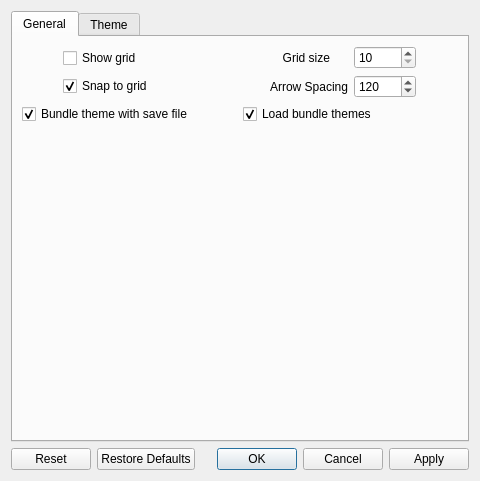
<?xml version="1.0" encoding="UTF-8"?>
<ui version="4.0">
 <class>PreferencesDialog</class>
 <widget class="QDialog" name="PreferencesDialog">
  <property name="geometry">
   <rect>
    <x>0</x>
    <y>0</y>
    <width>480</width>
    <height>481</height>
   </rect>
  </property>
  <property name="windowTitle">
   <string>Dialog</string>
  </property>
  <layout class="QVBoxLayout" name="verticalLayout">
   <item>
    <widget class="QTabWidget" name="tabWidget">
     <property name="sizePolicy">
      <sizepolicy hsizetype="Expanding" vsizetype="Expanding">
       <horstretch>0</horstretch>
       <verstretch>0</verstretch>
      </sizepolicy>
     </property>
     <property name="currentIndex">
      <number>0</number>
     </property>
     <widget class="QWidget" name="generalTab">
      <attribute name="title">
       <string>General</string>
      </attribute>
      <layout class="QVBoxLayout" name="verticalLayout_4">
       <item>
        <layout class="QHBoxLayout" name="horizontalLayout">
         <item>
          <layout class="QVBoxLayout" name="verticalLayout_3">
           <property name="sizeConstraint">
            <enum>QLayout::SizeConstraint::SetDefaultConstraint</enum>
           </property>
           <item>
            <widget class="QCheckBox" name="showGridCheckBox">
             <property name="maximumSize">
              <size>
               <width>160</width>
               <height>16777215</height>
              </size>
             </property>
             <property name="text">
              <string>Show grid</string>
             </property>
             <property name="autoExclusive">
              <bool>false</bool>
             </property>
            </widget>
           </item>
           <item>
            <widget class="QCheckBox" name="snapToGridCheckBox">
             <property name="maximumSize">
              <size>
               <width>160</width>
               <height>16777215</height>
              </size>
             </property>
             <property name="text">
              <string>Snap to grid</string>
             </property>
             <property name="checked">
              <bool>true</bool>
             </property>
             <property name="tristate">
              <bool>false</bool>
             </property>
            </widget>
           </item>
          </layout>
         </item>
         <item>
          <layout class="QGridLayout" name="gridLayout_2">
           <item row="0" column="1">
            <widget class="QSpinBox" name="gridSizeSpinBox">
             <property name="maximumSize">
              <size>
               <width>80</width>
               <height>16777215</height>
              </size>
             </property>
             <property name="minimum">
              <number>10</number>
             </property>
             <property name="maximum">
              <number>150</number>
             </property>
             <property name="singleStep">
              <number>10</number>
             </property>
            </widget>
           </item>
           <item row="0" column="0">
            <widget class="QLabel" name="label_6">
             <property name="sizePolicy">
              <sizepolicy hsizetype="Preferred" vsizetype="Preferred">
               <horstretch>0</horstretch>
               <verstretch>0</verstretch>
              </sizepolicy>
             </property>
             <property name="maximumSize">
              <size>
               <width>60</width>
               <height>30</height>
              </size>
             </property>
             <property name="text">
              <string>Grid size</string>
             </property>
             <property name="alignment">
              <set>Qt::AlignmentFlag::AlignRight|Qt::AlignmentFlag::AlignTrailing|Qt::AlignmentFlag::AlignVCenter</set>
             </property>
            </widget>
           </item>
           <item row="1" column="0">
            <widget class="QLabel" name="label">
             <property name="maximumSize">
              <size>
               <width>100</width>
               <height>30</height>
              </size>
             </property>
             <property name="text">
              <string>Arrow Spacing</string>
             </property>
             <property name="alignment">
              <set>Qt::AlignmentFlag::AlignRight|Qt::AlignmentFlag::AlignTrailing|Qt::AlignmentFlag::AlignVCenter</set>
             </property>
            </widget>
           </item>
           <item row="1" column="1">
            <widget class="QSpinBox" name="arrowSpacingSpinBox">
             <property name="maximumSize">
              <size>
               <width>80</width>
               <height>16777215</height>
              </size>
             </property>
             <property name="minimum">
              <number>60</number>
             </property>
             <property name="maximum">
              <number>300</number>
             </property>
             <property name="singleStep">
              <number>10</number>
             </property>
             <property name="value">
              <number>120</number>
             </property>
            </widget>
           </item>
          </layout>
         </item>
        </layout>
       </item>
       <item>
        <layout class="QHBoxLayout" name="horizontalLayout_2">
         <item>
          <widget class="QCheckBox" name="bundleThemeCheckBox">
           <property name="text">
            <string>Bundle theme with save file</string>
           </property>
           <property name="checked">
            <bool>true</bool>
           </property>
          </widget>
         </item>
         <item>
          <widget class="QCheckBox" name="loadBundledThemeCheckBox">
           <property name="text">
            <string>Load bundle themes</string>
           </property>
           <property name="checked">
            <bool>true</bool>
           </property>
          </widget>
         </item>
        </layout>
       </item>
       <item>
        <spacer name="verticalSpacer_2">
         <property name="orientation">
          <enum>Qt::Orientation::Vertical</enum>
         </property>
         <property name="sizeHint" stdset="0">
          <size>
           <width>20</width>
           <height>238</height>
          </size>
         </property>
        </spacer>
       </item>
      </layout>
     </widget>
     <widget class="QWidget" name="colorsTab">
      <attribute name="title">
       <string>Theme</string>
      </attribute>
      <layout class="QVBoxLayout" name="verticalLayout_7">
       <item>
        <layout class="QVBoxLayout" name="verticalLayout_2">
         <item>
          <widget class="QComboBox" name="comboBox"/>
         </item>
         <item>
          <widget class="QPushButton" name="saveThemeButton">
           <property name="text">
            <string>Save Theme</string>
           </property>
          </widget>
         </item>
        </layout>
       </item>
       <item>
        <layout class="QGridLayout" name="gridLayout_4">
         <item row="2" column="0">
          <widget class="ColorLabel" name="connectionColorButton">
           <property name="text">
            <string>Connection</string>
           </property>
          </widget>
         </item>
         <item row="0" column="0">
          <widget class="QPushButton" name="fontButton">
           <property name="styleSheet">
            <string notr="true"/>
           </property>
           <property name="text">
            <string>font</string>
           </property>
          </widget>
         </item>
         <item row="1" column="0">
          <widget class="ColorLabel" name="inputColorButton">
           <property name="text">
            <string>Input</string>
           </property>
          </widget>
         </item>
         <item row="3" column="1">
          <widget class="ColorLabel" name="subGridColorButton">
           <property name="text">
            <string>Sub-Grid</string>
           </property>
          </widget>
         </item>
         <item row="1" column="1">
          <widget class="ColorLabel" name="outputColorButton">
           <property name="text">
            <string>Output</string>
           </property>
          </widget>
         </item>
         <item row="0" column="1">
          <widget class="ColorLabel" name="textColorButton">
           <property name="text">
            <string>Text</string>
           </property>
          </widget>
         </item>
         <item row="3" column="0">
          <widget class="ColorLabel" name="gridColorButton">
           <property name="text">
            <string>Grid</string>
           </property>
          </widget>
         </item>
         <item row="2" column="1">
          <widget class="ColorLabel" name="arrowColorButton">
           <property name="text">
            <string>Arrow</string>
           </property>
          </widget>
         </item>
         <item row="4" column="0">
          <widget class="ColorLabel" name="bcColorButton">
           <property name="text">
            <string>Background</string>
           </property>
          </widget>
         </item>
        </layout>
       </item>
       <item>
        <widget class="QTabWidget" name="tabWidget_2">
         <property name="currentIndex">
          <number>0</number>
         </property>
         <widget class="QWidget" name="mqttTab">
          <attribute name="title">
           <string>MQTT</string>
          </attribute>
          <layout class="QVBoxLayout" name="verticalLayout_5">
           <item>
            <widget class="QScrollArea" name="scrollArea">
             <property name="widgetResizable">
              <bool>true</bool>
             </property>
             <widget class="QWidget" name="scrollAreaWidgetContents">
              <property name="geometry">
               <rect>
                <x>0</x>
                <y>0</y>
                <width>416</width>
                <height>121</height>
               </rect>
              </property>
              <layout class="QGridLayout" name="gridLayout_3">
               <item row="1" column="1">
                <widget class="ColorLabel" name="contBColorButton">
                 <property name="text">
                  <string>Container Body</string>
                 </property>
                </widget>
               </item>
               <item row="1" column="0">
                <widget class="ColorLabel" name="contHColorButton">
                 <property name="text">
                  <string>Container Header</string>
                 </property>
                </widget>
               </item>
               <item row="0" column="1">
                <widget class="ColorLabel" name="topicColorButton">
                 <property name="text">
                  <string>Topic</string>
                 </property>
                </widget>
               </item>
               <item row="0" column="0">
                <widget class="ColorLabel" name="nodeColorButton">
                 <property name="text">
                  <string>Node</string>
                 </property>
                </widget>
               </item>
               <item row="2" column="0">
                <spacer name="verticalSpacer">
                 <property name="orientation">
                  <enum>Qt::Orientation::Vertical</enum>
                 </property>
                 <property name="sizeHint" stdset="0">
                  <size>
                   <width>20</width>
                   <height>40</height>
                  </size>
                 </property>
                </spacer>
               </item>
              </layout>
             </widget>
            </widget>
           </item>
          </layout>
         </widget>
         <widget class="QWidget" name="flowChartTab">
          <attribute name="title">
           <string>Flow Chart</string>
          </attribute>
          <layout class="QVBoxLayout" name="verticalLayout_6">
           <item>
            <widget class="QScrollArea" name="scrollArea_2">
             <property name="widgetResizable">
              <bool>true</bool>
             </property>
             <widget class="QWidget" name="scrollAreaWidgetContents_2">
              <property name="geometry">
               <rect>
                <x>0</x>
                <y>0</y>
                <width>416</width>
                <height>121</height>
               </rect>
              </property>
             </widget>
            </widget>
           </item>
          </layout>
         </widget>
        </widget>
       </item>
      </layout>
     </widget>
    </widget>
   </item>
   <item>
    <widget class="QDialogButtonBox" name="buttonBox">
     <property name="orientation">
      <enum>Qt::Orientation::Horizontal</enum>
     </property>
     <property name="standardButtons">
      <set>QDialogButtonBox::StandardButton::Apply|QDialogButtonBox::StandardButton::Cancel|QDialogButtonBox::StandardButton::Ok|QDialogButtonBox::StandardButton::Reset|QDialogButtonBox::StandardButton::RestoreDefaults</set>
     </property>
    </widget>
   </item>
  </layout>
 </widget>
 <customwidgets>
  <customwidget>
   <class>ColorLabel</class>
   <extends>QPushButton</extends>
   <header>colorlabel.h</header>
  </customwidget>
 </customwidgets>
 <resources/>
 <connections>
  <connection>
   <sender>buttonBox</sender>
   <signal>accepted()</signal>
   <receiver>PreferencesDialog</receiver>
   <slot>accept()</slot>
   <hints>
    <hint type="sourcelabel">
     <x>248</x>
     <y>254</y>
    </hint>
    <hint type="destinationlabel">
     <x>157</x>
     <y>274</y>
    </hint>
   </hints>
  </connection>
  <connection>
   <sender>buttonBox</sender>
   <signal>rejected()</signal>
   <receiver>PreferencesDialog</receiver>
   <slot>reject()</slot>
   <hints>
    <hint type="sourcelabel">
     <x>316</x>
     <y>260</y>
    </hint>
    <hint type="destinationlabel">
     <x>286</x>
     <y>274</y>
    </hint>
   </hints>
  </connection>
 </connections>
</ui>
